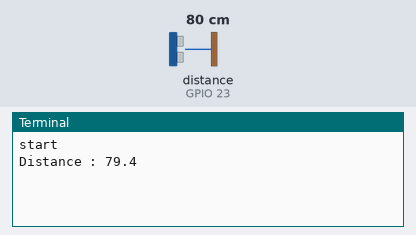
Bench run of a program on a simulated Raspberry Pi (BCM pin numbers). On the bench: the last lines printed to the terminal. Inputs (shaded band) come from the test bench; at power-on: distance to the obstacle (sensor on GPIO 23) 80 cm. The echo pulse lasts 58.3 µs per cm; each call to the cloud database takes 0.3 s, and an entry nobody has set reads as its off value or as empty; the clock reads 2024-03-15 10:24:30 at power-on unless the program sets it.

Above: at 1.2 s.
1.3 s: distance to the obstacle (sensor on GPIO 23) set to 2 cm
At 2.5 s:
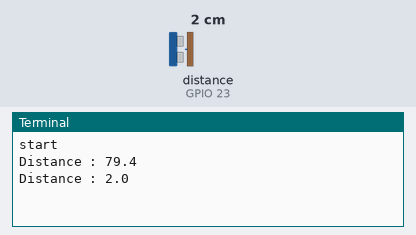
2.9 s: distance to the obstacle (sensor on GPIO 23) set to 4 cm
At 4.6 s:
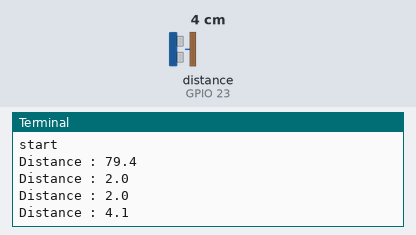
Timing chart, 0 to 6.1 s (numbered marks = the images above; inputs shaded):
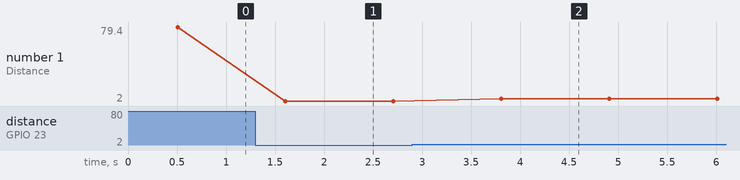

Measured:
- after the input at 1.3 s, the terminal: prints a new line after 0.31 s (image 1)
- after the input at 2.9 s, the terminal: prints a new line after 0.91 s (image 2)
- plotted number 1: 79.4 → 2 after the input at 1.3 s, 2 → 4.1 after the input at 2.9 s

The program:

smartparking5.py
```python
from firebase import firebase
import RPi.GPIO as gpio
import time
from datetime import datetime
import json
import os

gpio.setmode(gpio.BCM)

echo=23
trig=24


firebase=firebase.FirebaseApplication('https://smartparking-526aa.firebaseio.com/',None)

print "start"

gpio.setup(trig, gpio.OUT)
gpio.setup(echo, gpio.IN)

try:
    while True:
        gpio.output(trig,False)
        time.sleep(0.5)

        gpio.output(trig, True) #make trig pin high and send ultrasonic wave
        time.sleep(0.00001)
        gpio.output(trig,False)


        while gpio.input(echo)==0: #when low print time
            pulse_start=time.time()

        while gpio.input(echo)==1: #when high print time
            pulse_end=time.time()

        pulse_duration=pulse_end-pulse_start #calculate duration

        distance=(pulse_duration * 17000)
        distance=round(distance ,2)


        #print "Distance ", distance, "cm"

        if(distance<5.0) :
            print "Distance : %.1f" % distance
            #print "Parking Available : no"
            available="false"
        else  :
            print "Distance : %.1f" % distance
            #print "Parking Available : yes"
            available="true"
        firebase.put('/','distance',distance)
        firebase.put('/available/','available',available)


except:
    gpio.cleanup()
```
